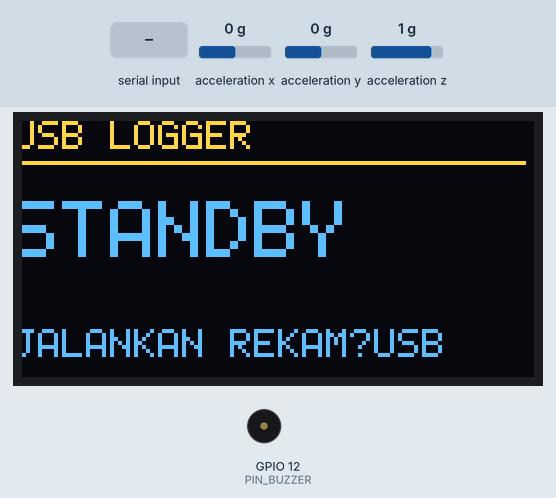
The sketch below on a simulated ESP32. Shown: 128×64 one-colour display, buzzer (waves = sounding, pin HIGH). Wiring (inferred from the names in the program): SH1106 OLED at I2C address 0x3C; MPU-6050 motion sensor at I2C address 0x68. The test bench sets the inputs (shaded band); at power-on: acceleration x 0 g, acceleration y 0 g, acceleration z 1 g. The OLED is the two-colour kind (top 16 rows yellow); what the sketch prints to the serial monitor is not drawn.

Above: at 1.7 s.
1.8 s: "a\n" received over Serial
At 2.8 s:
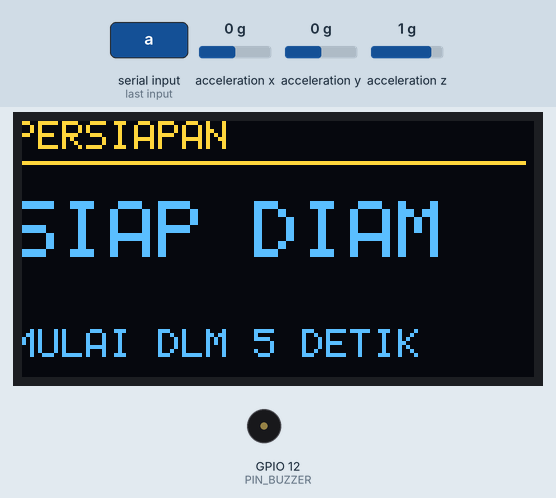
4.8 s: "s\n" received over Serial
7.8 s: "j\n" received over Serial
At 9.2 s:
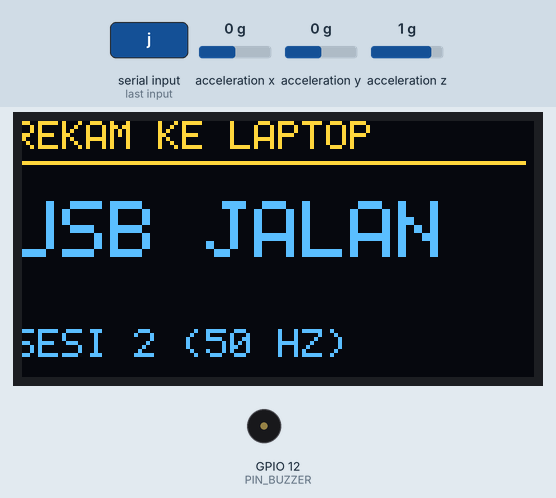
9.5 s: "l\n" received over Serial
At 10.5 s:
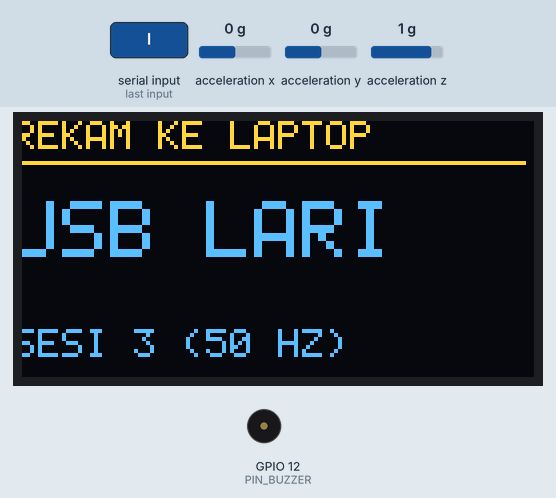
Timing chart, 0 to 12.2 s (numbered marks = the images above; inputs shaded):
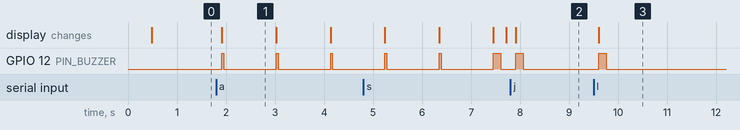

The sketch:

rekam_usb.ino
```cpp
/**
 * ============================================================================
 * PEREKAM DATASET VIA KABEL USB SERIAL KE LAPTOP (TANPA MICROSD, 50 Hz)
 * Board  : ESP32 DevKit V1 pada Bluino ESP32 IoT Starter Shield
 * Sensor : MPU6050 (I2C 0x68, SDA=21, SCL=22, Range +/-4g, Filter 21 Hz)
 * Output : OLED 128x64 (opsional), Active Buzzer (GPIO 12), USB Serial 115200
 *
 * Cara pakai:
 *   1. Upload sketch ini ke ESP32 (tidak butuh library eksternal & tanpa SD card).
 *   2. Tutup Serial Monitor di Arduino IDE.
 *   3. Jalankan script Python di laptop:  python rekam_usb.py
 * ============================================================================
 */

#include <Arduino.h>
#include <Wire.h>

#define PIN_I2C_SDA         21
#define PIN_I2C_SCL         22
#define MPU6050_ADDR        0x68
#define PIN_BUZZER          12

#define SAMPLE_INTERVAL_US  20000UL   // 50 Hz (tiap 20 ms)
#define MPU_LSB_PER_G_4G    8192.0f   // Range +/-4g

#define PREP_SECONDS        5
#define DIAM_SAMPLES        3000      // 60 detik @ 50 Hz
#define JALAN_SAMPLES       3000      // 60 detik @ 50 Hz
#define LARI_SAMPLES        1000      // 20 detik @ 50 Hz

// ============================================================================
// DRIVER MINI OLED 128x64 (SSD1306 & SH1106)
// ============================================================================
static const uint8_t FONT5X7[][5] PROGMEM = {
    {0x00,0x00,0x00,0x00,0x00}, {0x00,0x00,0x5F,0x00,0x00}, {0x00,0x07,0x00,0x07,0x00},
    {0x14,0x7F,0x14,0x7F,0x14}, {0x24,0x2A,0x7F,0x2A,0x12}, {0x23,0x13,0x08,0x64,0x62},
    {0x36,0x49,0x55,0x22,0x50}, {0x00,0x05,0x03,0x00,0x00}, {0x00,0x1C,0x22,0x41,0x00},
    {0x00,0x41,0x22,0x1C,0x00}, {0x14,0x08,0x3E,0x08,0x14}, {0x08,0x08,0x3E,0x08,0x08},
    {0x00,0x50,0x30,0x00,0x00}, {0x08,0x08,0x08,0x08,0x08}, {0x00,0x60,0x60,0x00,0x00},
    {0x20,0x10,0x08,0x04,0x02}, {0x3E,0x51,0x49,0x45,0x3E}, {0x00,0x42,0x7F,0x40,0x00},
    {0x42,0x61,0x51,0x49,0x46}, {0x21,0x41,0x45,0x4B,0x31}, {0x18,0x14,0x12,0x7F,0x10},
    {0x27,0x45,0x45,0x45,0x39}, {0x3C,0x4A,0x49,0x49,0x30}, {0x01,0x71,0x09,0x05,0x03},
    {0x36,0x49,0x49,0x49,0x36}, {0x06,0x49,0x49,0x29,0x1E}, {0x00,0x36,0x36,0x00,0x00},
    {0x00,0x56,0x36,0x00,0x00}, {0x08,0x14,0x22,0x41,0x00}, {0x14,0x14,0x14,0x14,0x14},
    {0x00,0x41,0x22,0x14,0x08}, {0x02,0x01,0x51,0x09,0x06}, {0x32,0x49,0x79,0x41,0x3E},
    {0x7E,0x11,0x11,0x11,0x7E}, {0x7F,0x49,0x49,0x49,0x36}, {0x3E,0x41,0x41,0x41,0x22},
    {0x7F,0x41,0x41,0x22,0x1C}, {0x7F,0x49,0x49,0x49,0x41}, {0x7F,0x09,0x09,0x09,0x01},
    {0x3E,0x41,0x49,0x49,0x7A}, {0x7F,0x08,0x08,0x08,0x7F}, {0x00,0x41,0x7F,0x41,0x00},
    {0x20,0x40,0x41,0x3F,0x01}, {0x7F,0x08,0x14,0x22,0x41}, {0x7F,0x40,0x40,0x40,0x40},
    {0x7F,0x02,0x0C,0x02,0x7F}, {0x7F,0x04,0x08,0x10,0x7F}, {0x3E,0x41,0x41,0x41,0x3E},
    {0x7F,0x09,0x09,0x09,0x06}, {0x3E,0x41,0x51,0x21,0x5E}, {0x7F,0x09,0x19,0x29,0x46},
    {0x46,0x49,0x49,0x49,0x31}, {0x01,0x01,0x7F,0x01,0x01}, {0x3F,0x40,0x40,0x40,0x3F},
    {0x1F,0x20,0x40,0x20,0x1F}, {0x3F,0x40,0x38,0x40,0x3F}, {0x63,0x14,0x08,0x14,0x63},
    {0x07,0x08,0x70,0x08,0x07}, {0x61,0x51,0x49,0x45,0x43}
};

static uint8_t oled_addr = 0;
static uint8_t oled_buf[128 * 8];

static void oledSendCmds(const uint8_t* cmds, size_t len) {
    if (oled_addr == 0) return;
    Wire.beginTransmission(oled_addr);
    Wire.write(0x00);
    for (size_t i = 0; i < len; ++i) Wire.write(cmds[i]);
    Wire.endTransmission();
}

static bool oledBegin() {
    delay(50);
    uint8_t candidates[2] = {0x3C, 0x3D};
    for (uint8_t a : candidates) {
        Wire.beginTransmission(a);
        if (Wire.endTransmission() == 0) {
            oled_addr = a;
            break;
        }
    }
    if (oled_addr == 0) return false;
    static const uint8_t init_cmds[] = {
        0xAE, 0xD5, 0x80, 0xA8, 0x3F, 0xD3, 0x00, 0x40,
        0x8D, 0x14, 0xAD, 0x8B, 0x20, 0x02, 0xA1, 0xC8,
        0xDA, 0x12, 0x81, 0xFF, 0xD9, 0xF1, 0xDB, 0x40,
        0xA4, 0xA6, 0xAF
    };
    oledSendCmds(init_cmds, sizeof(init_cmds));
    delay(30);
    return true;
}

static void oledDrawStr(int x, int y, const char* str, int scale) {
    while (*str) {
        char c = *str++;
        if (c >= 'a' && c <= 'z') c = c - 'a' + 'A';
        if (c < 32 || c > 90) c = '?';
        const uint8_t* g = FONT5X7[c - 32];
        for (int col = 0; col < 5; ++col) {
            uint8_t bits = pgm_read_byte(&g[col]);
            for (int row = 0; row < 7; ++row) {
                if (bits & (1 << row)) {
                    for (int dx = 0; dx < scale; ++dx) {
                        for (int dy = 0; dy < scale; ++dy) {
                            int px = x + col * scale + dx;
                            int py = y + row * scale + dy;
                            if (px >= 0 && px < 128 && py >= 0 && py < 64) {
                                oled_buf[px + (py / 8) * 128] |= (1 << (py & 7));
                            }
                        }
                    }
                }
            }
        }
        x += 6 * scale;
    }
}

static void oledShow(const char* title, const char* bigLine, const char* subLine) {
    if (oled_addr == 0) return;
    memset(oled_buf, 0, sizeof(oled_buf));
    oledDrawStr(0, 0, title, 1);
    for (int i = 0; i < 128; ++i) oled_buf[i + 128] |= 0x04;
    oledDrawStr(0, 20, bigLine, 2);
    oledDrawStr(0, 52, subLine, 1);
    for (uint8_t page = 0; page < 8; ++page) {
        uint8_t cmd_p[] = {(uint8_t)(0xB0 + page), 0x00, 0x10};
        oledSendCmds(cmd_p, sizeof(cmd_p));
        for (uint8_t chunk = 0; chunk < 8; ++chunk) {
            Wire.beginTransmission(oled_addr);
            Wire.write(0x40);
            Wire.write(&oled_buf[page * 128 + chunk * 16], 16);
            Wire.endTransmission();
        }
    }
}

// ============================================================================
// DRIVER MPU6050 & BUZZER
// ============================================================================
static bool mpuBegin() {
    Wire.beginTransmission(MPU6050_ADDR);
    if (Wire.endTransmission() != 0) return false;
    uint8_t wake[]  = {0x6B, 0x00}; Wire.beginTransmission(MPU6050_ADDR); Wire.write(wake, 2);  Wire.endTransmission(); delay(10);
    uint8_t dlpf[]  = {0x1A, 0x04}; Wire.beginTransmission(MPU6050_ADDR); Wire.write(dlpf, 2);  Wire.endTransmission();
    uint8_t range[] = {0x1C, 0x08}; Wire.beginTransmission(MPU6050_ADDR); Wire.write(range, 2); Wire.endTransmission();
    return true;
}

static bool mpuReadG(float& ax, float& ay, float& az) {
    Wire.beginTransmission(MPU6050_ADDR);
    Wire.write(0x3B);
    if (Wire.endTransmission(false) != 0) return false;
    if (Wire.requestFrom((uint8_t)MPU6050_ADDR, (uint8_t)6, (uint8_t)true) != 6) return false;
    int16_t rx = (int16_t)((Wire.read() << 8) | Wire.read());
    int16_t ry = (int16_t)((Wire.read() << 8) | Wire.read());
    int16_t rz = (int16_t)((Wire.read() << 8) | Wire.read());
    ax = (float)rx / MPU_LSB_PER_G_4G;
    ay = (float)ry / MPU_LSB_PER_G_4G;
    az = (float)rz / MPU_LSB_PER_G_4G;
    return true;
}

static void beep(int count, int on_ms, int off_ms = 80) {
    for (int i = 0; i < count; ++i) {
        digitalWrite(PIN_BUZZER, HIGH);
        delay(on_ms);
        digitalWrite(PIN_BUZZER, LOW);
        if (i + 1 < count) delay(off_ms);
    }
}

// ============================================================================
// LOGIKA STREAMING USB SERIAL 50 Hz
// ============================================================================
struct SessionTask {
    int sesi;
    const char* label;
    uint32_t target_samples;
};

static const SessionTask AUTO_TASKS[3] = {
    {1, "diam",  DIAM_SAMPLES},
    {2, "jalan", JALAN_SAMPLES},
    {3, "lari",  LARI_SAMPLES}
};

static bool recording = false;
static bool auto_mode = false;
static int auto_step = 0;
static int current_sesi = 1;
static const char* current_label = "diam";
static uint32_t target_samples = 0; // 0 = rekam terus sampai ketik 's'
static uint32_t sample_count = 0;
static uint32_t last_sample_us = 0;

static void startSession(int sesi, const char* label, uint32_t target) {
    current_sesi = sesi;
    current_label = label;
    target_samples = target;
    sample_count = 0;

    char big[20], sub[28];
    snprintf(big, sizeof(big), "USB %s", label);
    snprintf(sub, sizeof(sub), "SESI %d (50 HZ)", sesi);
    oledShow("REKAM KE LAPTOP", big, sub);

    Serial.printf("STATUS,START,%d,%s,%lu\n", sesi, label, (unsigned long)target);
    beep(1, 150);
    recording = true;
    last_sample_us = micros();
}

static void startAutoCountdown(int step_idx) {
    auto_mode = true;
    auto_step = step_idx;
    const SessionTask& t = AUTO_TASKS[step_idx];
    char big[20];
    snprintf(big, sizeof(big), "SIAP %s", t.label);
    for (int s = PREP_SECONDS; s > 0; --s) {
        char sub[28];
        snprintf(sub, sizeof(sub), "MULAI DLM %d DETIK", s);
        oledShow("PERSIAPAN", big, sub);
        Serial.printf("STATUS,PREP,%s,%d\n", t.label, s);
        beep(1, 40);
        delay(960);
    }
    startSession(t.sesi, t.label, t.target_samples);
}

static void handleCommand(char c) {
    c = (char)tolower(c);
    if (c == 's') {
        recording = false;
        auto_mode = false;
        oledShow("USB LOGGER", "STANDBY", "PILIH D / J / L / A");
        Serial.println(F("STATUS,STOPPED"));
    } else if (c == 'd') {
        auto_mode = false;
        startSession(1, "diam", 0);
    } else if (c == 'j') {
        auto_mode = false;
        startSession(2, "jalan", 0);
    } else if (c == 'l') {
        auto_mode = false;
        startSession(3, "lari", 0);
    } else if (c == 'a') {
        startAutoCountdown(0);
    }
}

void setup() {
    Serial.begin(115200);
    delay(300);

    pinMode(PIN_BUZZER, OUTPUT);
    digitalWrite(PIN_BUZZER, LOW);

    Wire.begin(PIN_I2C_SDA, PIN_I2C_SCL);
    Wire.setClock(100000UL);

    if (oledBegin()) {
        oledShow("USB LOGGER", "STANDBY", "JALANKAN REKAM_USB");
    }

    if (!mpuBegin()) {
        Serial.println(F("STATUS,ERROR,MPU6050_NOT_FOUND"));
        oledShow("ERROR SENSOR", "MPU6050 0X68", "CEK WIRING");
        while (true) { beep(1, 100); delay(1000); }
    }

    Serial.println(F("STATUS,READY"));
}

void loop() {
    while (Serial.available()) {
        char ch = (char)Serial.read();
        if (ch != '\n' && ch != '\r' && ch != ' ') {
            handleCommand(ch);
        }
    }

    if (!recording) {
        delay(10);
        return;
    }

    const uint32_t now_us = micros();
    if ((uint32_t)(now_us - last_sample_us) < SAMPLE_INTERVAL_US) {
        return;
    }
    if ((uint32_t)(now_us - last_sample_us) > (SAMPLE_INTERVAL_US * 3)) {
        last_sample_us = now_us;
    } else {
        last_sample_us += SAMPLE_INTERVAL_US;
    }

    float ax = 0.0f, ay = 0.0f, az = 1.0f;
    if (!mpuReadG(ax, ay, az)) return;

    const uint32_t ts_ms = sample_count * 20UL;
    Serial.printf("DATA,%lu,%d,%.3f,%.3f,%.3f,%s\n",
                  (unsigned long)ts_ms, current_sesi, ax, ay, az, current_label);
    sample_count++;

    if (auto_mode && target_samples > 0 && sample_count >= target_samples) {
        recording = false;
        Serial.printf("STATUS,SESSION_DONE,%d,%s,%lu\n",
                      current_sesi, current_label, (unsigned long)sample_count);
        if (auto_step + 1 < 3) {
            beep(2, 120, 80);
            startAutoCountdown(auto_step + 1);
        } else {
            auto_mode = false;
            beep(3, 250, 120);
            oledShow("USB LOGGER", "SELESAI!", "CEK FILE CSV LAPTOP");
            Serial.println(F("STATUS,ALL_DONE"));
        }
    }
}
```

Measured:
- after the input at 1.8 s, GPIO 12 (PIN_BUZZER): alternates HIGH for 0.04 s and LOW for 1.1 s, starting after 0.12 s; the display: changes after 0.12 s (image 1)
- after the input at 7.8 s, GPIO 12 (PIN_BUZZER): LOW → HIGH after 0.11 s, → LOW 0.15 s later; the display: changes after 0.11 s (image 2)
- after the input at 9.5 s, GPIO 12 (PIN_BUZZER): LOW → HIGH after 0.11 s, → LOW 0.15 s later; the display: changes after 0.11 s (image 3)
- what the display in image 1 shows lasts 1.1 s, from 1.9 s to 3.0 s
